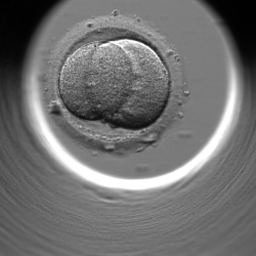
#> input picture muestra/2cell/00098.png, 256 x 256 px
$ python -i segmentacion.py   (imports and definitions only)
#> lines starting #> are read from the running program, lines starting #| are printed output that depends on the picture; after the words box and inside, x2 and y2 are one past the last pixel; in counts of white or black regions, pixels touching at a corner belong together
### src/carga.py
from pathlib import Path

import numpy as np
from skimage import io

EXTENSIONES_IMAGEN = {".png", ".jpg", ".jpeg", ".tif", ".tiff", ".bmp"}

# Ground truth para el conteo: cantidad de células que corresponde a cada estadio.
# Mórula y blastocisto no están porque ahí los blastómeros ya no se pueden contar uno por uno.
CELULAS_POR_ESTADIO = {"2cell": 2, "4cell": 4, "8cell": 8}

# Carpeta con la muestra de trabajo (unas 10 imágenes): 3 de 2 células, 3 de 4 y 4 de 8.
# Estructura: muestra/<estadio>/<archivo>.png. El origen de cada imagen en el dataset está en muestra/origen.txt.
CARPETA_MUESTRA = "muestra"


def a_gris(imagen):
    """Convierte una imagen RGB (o RGBA) a escala de grises. Si ya es gris, la devuelve igual."""
    if imagen.ndim == 2:
        return imagen
    # Descartamos el canal alfa (transparencia) si lo hay: no tiene información de la muestra
    rgb = imagen[..., :3].astype(np.float64)
    # Promedio ponderado por la sensibilidad del ojo a cada color (luminancia, Rec. 709)
    return 0.2125 * rgb[..., 0] + 0.7154 * rgb[..., 1] + 0.0721 * rgb[..., 2]


def normalizar(imagen, profundidad_bits):
    """Lleva una imagen entera de n bits a float en [0, 1] dividiendo por el máximo nivel posible (2^n - 1)."""
    maximo = 2 ** profundidad_bits - 1
    return imagen.astype(np.float64) / maximo


def cargar_imagen(ruta):
    """Lee una imagen del disco y la devuelve en gris, float en [0, 1]."""
    imagen = io.imread(ruta)

    # La profundidad de píxel sale del tipo de dato: uint8 -> 8 bits (L = 256), uint16 -> 16 bits (L = 65536)
    if imagen.dtype == np.uint8:
        bits = 8
    elif imagen.dtype == np.uint16:
        bits = 16
    else:
        raise ValueError(f"Tipo de dato no soportado en {ruta}: {imagen.dtype}")

    # Primero normalizamos y después pasamos a gris, así la conversión trabaja ya en [0, 1]
    imagen = normalizar(imagen, bits)
    imagen = a_gris(imagen)
    return np.clip(imagen, 0.0, 1.0)


# [27 lines left out: functions cargar_muestra, etapa_carga, not called in this run]

### src/preprocesamiento.py
from pathlib import Path

import matplotlib.pyplot as plt
import numpy as np
from scipy import ndimage
from skimage import measure

from src import carga, visualizacion

# Parámetros fijos, elegidos con la muestra
MARGEN_POCILLO = 0.95      # la máscara usa el 95 % del radio: deja afuera el halo brillante del borde
TAM_ROI = 15               # lado de la ventana lisa donde se mide el ruido
TAM_WIENER = 5             # ventana del Wiener: 5x5
CORTE_FOURIER = 0.01       # ciclos/píxel: variaciones de 100 píxeles o más (escala del sombreado del pocillo)
GANANCIA_BAJAS = 0.5       # las frecuencias más bajas se atenúan a la mitad
PERCENTILES_CONTRASTE = (0.5, 99.5)  # rango del pocillo que se lleva a [0, 1]


# ---------------------------------------------------------------------------
# Paso 1: máscara del pocillo
# ---------------------------------------------------------------------------

def _mayor_componente(mascara):
    """Se queda con la componente conectada más grande de una máscara (etiquetado de componentes)."""
    etiquetas = measure.label(mascara)
    if etiquetas.max() == 0:
        return mascara
    areas = np.bincount(etiquetas.ravel())[1:]
    return etiquetas == np.argmax(areas) + 1


def _ajustar_circulo(filas, cols):
    """
    Círculo que mejor pasa por los puntos, por cuadrados mínimos.
    (x - xc)² + (y - yc)² = R² se reescribe como 2·xc·x + 2·yc·y + c = x² + y², que es lineal en (xc, yc, c),
    con c = R² - xc² - yc². Se resuelve con np.linalg.lstsq.
    """
    diseno = np.column_stack([2 * cols, 2 * filas, np.ones_like(cols)])
    (xc, yc, c), *_ = np.linalg.lstsq(diseno, cols ** 2 + filas ** 2, rcond=None)
    return yc, xc, np.sqrt(c + xc ** 2 + yc ** 2)


def mascara_pocillo(imagen, margen=MARGEN_POCILLO):
    """
    Máscara bool del interior del pocillo. Devuelve (mascara, (fila_centro, col_centro, radio)).

    No sirve un umbral global (Otsu): la zona rayada de afuera del pocillo tiene el mismo gris que el fondo de
    adentro. Se usa que el pocillo es redondo. De su borde se ve:
      - abajo, el anillo brillante: el 3 % de píxeles más claros, su componente conectada más grande;
      - arriba, el límite con la zona negra de afuera: el borde de la componente oscura más grande
        (la componente menos su erosión).
    Se ajusta un círculo a esos puntos y se repite 5 veces descartando los que quedan a más de 8 píxeles del
    círculo (por ejemplo, el borde recto de la zona negra contra el marco de la imagen).
    """
    brillante = _mayor_componente(imagen >= np.percentile(imagen, 97))
    oscuro = _mayor_componente(imagen < 0.05)
    borde_oscuro = oscuro & ~ndimage.binary_erosion(oscuro)
    borde_oscuro[[0, -1], :] = False
    borde_oscuro[:, [0, -1]] = False

    filas, cols = np.nonzero(brillante | borde_oscuro)
    filas, cols = filas.astype(float), cols.astype(float)
    elegidos = np.ones(len(filas), dtype=bool)
    for _ in range(5):
        fc, cc, radio = _ajustar_circulo(filas[elegidos], cols[elegidos])
        elegidos = np.abs(np.hypot(filas - fc, cols - cc) - radio) < 8

    y, x = np.indices(imagen.shape)
    mascara = np.hypot(y - fc, x - cc) < margen * radio
    return mascara, (fc, cc, radio)


# ---------------------------------------------------------------------------
# Paso 2: reducción de ruido
# ---------------------------------------------------------------------------

def estimar_varianza_ruido(imagen, mascara, tam=TAM_ROI):
    """
    Varianza del ruido de la imagen, medida en la ventana más lisa del pocillo.
    1. Se busca la ventana de tam x tam con menor gradiente medio (Sobel): sin bordes adentro, lo que varía es ruido.
    2. A esa ventana se le resta el plano que mejor la ajusta, para que la iluminación (que cambia lento)
       no se cuente como ruido.
    3. La varianza de lo que queda es la del ruido.
    """
    gradiente = np.hypot(ndimage.sobel(imagen, axis=0), ndimage.sobel(imagen, axis=1))
    gradiente_medio = ndimage.uniform_filter(gradiente, size=tam)
    # Solo ventanas enteras dentro del pocillo
    adentro = ndimage.binary_erosion(mascara, iterations=tam // 2 + 1)
    fila, col = np.unravel_index(np.argmin(np.where(adentro, gradiente_medio, np.inf)), imagen.shape)
    r0, c0 = fila - tam // 2, col - tam // 2

    recorte = imagen[r0:r0 + tam, c0:c0 + tam].ravel()
    filas, cols = np.mgrid[0:tam, 0:tam]
    diseno = np.column_stack([np.ones(tam * tam), filas.ravel(), cols.ravel()])
    coeficientes, *_ = np.linalg.lstsq(diseno, recorte, rcond=None)
    return float(np.var(recorte - diseno @ coeficientes))


def filtro_wiener(imagen, varianza_ruido, tam=TAM_WIENER):
    """
    Wiener adaptativo: en cada píxel,
        salida = media_local + max(var_local - var_ruido, 0) / var_local · (imagen - media_local)
    En una zona lisa la varianza local es parecida a la del ruido, el factor da ~0 y el píxel se reemplaza por la
    media: suaviza. En un borde (una membrana) es mucho mayor, el factor da ~1 y el píxel queda igual.
    """
    media_local = ndimage.uniform_filter(imagen, size=tam)
    varianza_local = ndimage.uniform_filter(imagen ** 2, size=tam) - media_local ** 2
    ganancia = np.maximum(varianza_local - varianza_ruido, 0) / np.maximum(varianza_local, 1e-12)
    return media_local + ganancia * (imagen - media_local)


# ---------------------------------------------------------------------------
# Paso 3: corrección de iluminación
# ---------------------------------------------------------------------------

def corregir_iluminacion(imagen, mascara, corte=CORTE_FOURIER, ganancia_bajas=GANANCIA_BAJAS):
    """
    Pasa-altos gaussiano en el dominio de Fourier. El sombreado del pocillo cambia lento, así que vive en las
    frecuencias bajas; las membranas y la textura, en las altas. Pasos:
      1. Afuera del pocillo se rellena con la media de adentro, para que el salto en el borde no genere
         oscilaciones (ringing) al filtrar.
      2. FFT 2D y se multiplica por
             H(D) = g + (1 - g) · (1 - exp(-D² / (2·corte²)))
         donde D es la distancia al centro del espectro (la frecuencia) y g = ganancia_bajas. En D = 0 vale g
         (0,5: el sombreado se atenúa a la mitad, sin borrar el brillo medio) y lejos del centro vale 1
         (los detalles quedan igual, sin amplificar el ruido).
      3. FFT inversa (parte real).
    Devuelve la imagen corregida, sin reescalar (eso lo hace estirar_contraste).
    """
    relleno = np.where(mascara, imagen, imagen[mascara].mean())
    frec_filas = np.fft.fftfreq(imagen.shape[0])[:, None]
    frec_cols = np.fft.fftfreq(imagen.shape[1])[None, :]
    distancia2 = frec_filas ** 2 + frec_cols ** 2
    filtro = ganancia_bajas + (1 - ganancia_bajas) * (1 - np.exp(-distancia2 / (2 * corte ** 2)))
    return np.real(np.fft.ifft2(filtro * np.fft.fft2(relleno)))


# ---------------------------------------------------------------------------
# Paso 4: contraste
# ---------------------------------------------------------------------------

def estirar_contraste(imagen, mascara, percentiles=PERCENTILES_CONTRASTE):
    """
    Estiramiento lineal: el rango de grises del pocillo (entre los percentiles 0,5 y 99,5) se lleva a [0, 1].
    Se usan percentiles en lugar del mínimo y el máximo para que unos pocos píxeles extremos no definan la escala.
    Afuera del pocillo queda 0. No se ecualiza: la ecualización convertía las rayas del fondo en manchas.
    """
    bajo, alto = np.percentile(imagen[mascara], percentiles)
    return np.clip((imagen - bajo) / (alto - bajo), 0, 1) * mascara


# ---------------------------------------------------------------------------
# Pipeline
# ---------------------------------------------------------------------------

def preprocesar_con_pasos(imagen):
    """
    Aplica los 4 pasos en orden y devuelve cada paso intermedio, para poder mostrarlos.
    El Wiener va antes que la corrección de iluminación y el contraste porque esos dos realzan diferencias
    y también realzarían el ruido.
    Devuelve un dict con:
      - "mascara" y "circulo" (fila_centro, col_centro, radio): paso 1
      - "varianza_ruido": la medida en la imagen, que usa el Wiener
      - "wiener", "iluminacion" y "final": la imagen después de los pasos 2, 3 y 4
    """
    mascara, circulo = mascara_pocillo(imagen)
    varianza_ruido = estimar_varianza_ruido(imagen, mascara)
    sin_ruido = filtro_wiener(imagen, varianza_ruido)
    iluminacion_pareja = corregir_iluminacion(sin_ruido, mascara)
    final = estirar_contraste(iluminacion_pareja, mascara)
    return {"mascara": mascara, "circulo": circulo, "varianza_ruido": varianza_ruido,
            "wiener": sin_ruido, "iluminacion": iluminacion_pareja, "final": final}


def preprocesar(imagen):
    """Aplica los 4 pasos y devuelve solo (imagen preprocesada, máscara del pocillo). Es la que usan los otros módulos."""
    pasos = preprocesar_con_pasos(imagen)
    return pasos["final"], pasos["mascara"]


# ---------------------------------------------------------------------------
# Etapa interactiva (la que llama main.py)
# ---------------------------------------------------------------------------

# [63 lines left out: functions elegir_imagen, mostrar_preprocesamiento, etapa_preprocesamiento, not called in this run]


# [31 lines that do not run on import are left out]

### src/segmentacion.py
import sys
from src import carga, preprocesamiento, visualizacion, estimar_celulas
import numpy as np
from scipy import ndimage
import matplotlib.pyplot as plt
from skimage.filters import threshold_otsu
from skimage.feature import canny
from skimage.transform import hough_circle
from skimage import measure, morphology
from skimage import segmentation, filters
from skimage.segmentation import inverse_gaussian_gradient, morphological_geodesic_active_contour
from skimage.feature import peak_local_max

#Como el nivel de gris del fondo y células son muy similares, voy a segmentar por desvío estandar porque
#el fondo es liso pero las células NO, lo cual les da más desvío

#PASO 1.1 - SEGMENTACIÓN FONDO - EMBRIÓN con OTSU pero según DESVÍO
def mapa_desvio(imagen_pre, mascara_pocillo, tam=9):
    media_normal = ndimage.uniform_filter(imagen_pre, size=tam) #aplico kernel de 9x9 que hace la media
    media_cuadrado = ndimage.uniform_filter(imagen_pre**2, size=tam) #aplico lo mismo pero a la imagen al cuadrado
    varianza = media_cuadrado-media_normal**2
    desvio = np.sqrt(np.maximum(varianza,0)) #hago el desvió que me da el mapa del tamaño de la imagen pero como tiene el borde claro qe lo detecta le hago una erosión para eliminarlo
    mascara_chica = ndimage.binary_erosion(mascara_pocillo, iterations=10)
    mapa = desvio * mascara_chica
    return mapa, mascara_chica

def otsu_embrion(mapa, mascara_chica):
    umbral = threshold_otsu(mapa[mascara_chica])*0.5 #defino la mitad del umbral para no tener problemas con la zona pelúcida y el contorno
    embrion_otsu = mapa > umbral #defino que la máscara sea las zonas que superan ese umbral
    embrion_otsu = ndimage.binary_closing(embrion_otsu, iterations=3) #le hago una erosión para elimina parte de la zona peúcida y el contorno blanco
    embrion_otsu = ndimage.binary_fill_holes(embrion_otsu) #hay zonas del interior que no superaban pero sí estaban dentor entonces los rellené
    embrion_otsu = ndimage.binary_opening(embrion_otsu, iterations=5) #le hago uan apertura para zonas dudosas
    etiquetas = measure.label(embrion_otsu) #me quiero quedar con las zonas más grandes (embrión) y NO las manchitas perdids por el fondo
    if etiquetas.max() > 0:
        areas = np.bincount(etiquetas.ravel())[1:]
        embrion_otsu = etiquetas == np.argmax(areas) + 1

    return embrion_otsu

# [4 lines left out: function segmentacion_embrion, not called in this run]


#PASO 1.2 - SEGMENTACIÓN con WATERSHED
def watershed_embrion(imagen_pre, mascara_pocillo, base, r_dentro=18, r_fuera=12): #elijo los radios de adentro y afuera respecto la máscara de otsu
    gradiente = filters.sobel(ndimage.gaussian_filter(imagen_pre, 1.5)) #elijo un sigma no my grande para suavizar bordes menores y NO los del embrión y luego le aplico sobel para ver el gradiente
    dentro = ndimage.binary_erosion(base, structure=morphology.disk(r_dentro)) #uso la erosión en forma de círculo que se extiende con esos radios para erosionar y luego dilatar
    fuera = ~ndimage.binary_dilation(base, structure=morphology.disk(r_fuera))
    marcadores = np.zeros(imagen_pre.shape, dtype=int)
    marcadores[fuera] = 1 #separo en fondo y embrión
    marcadores[dentro] = 2
    ws = segmentation.watershed(gradiente, marcadores) #aplico las zonas
    return (ws == 2) & mascara_pocillo #devuelve solo la zona 2 (embrión) y la máscara del pocillo

#PASO 1.3 - SEGMENTACIÓN con SNAKES
def snake_embrion(imagen_pre, mascara_pocillo, base, num_iter=40): #defino 40 a prueba y error
    bordes = inverse_gaussian_gradient(imagen_pre, alpha=100, sigma=2) #uso invertido fondo y embrión. usamos alpha = 100 porque los bordes NO son tan fuertes, sigma = 2 porque los bordes del embrión son bastante finos
    snake = morphological_geodesic_active_contour(
        bordes, num_iter=num_iter, init_level_set=base,
        smoothing=2, balloon=-1, threshold="auto") #parto de la máscara base (otsu), ballon para achicarse o inflarse, smoothing para que no quede tan irregular la snake
    return snake.astype(bool) & mascara_pocillo #devuelve la zona booleana de 1 y 0 y la cruza con el pocillo

#Atajo: embrión vs fondo completo (Otsu por desvío -> Watershed). Es el embrión que usan los pasos siguientes
# [78 lines left out: functions embrion_watershed, calibrar_umbrales, bordes_canny, hough_embrion, candidatos_circulos, elegir_circulos and 2 more, not called in this run]


def etapa_segmentacion(ruta):
    print("\n=== Etapa 2: segmentación ===")
    print("Embrión vs fondo: Otsu, Watershed y Snake. Células: textura (k) + Canny + Hough + Watershed.")

    imagen = carga.cargar_imagen(ruta)
#> in cargar_imagen, imagen is the input picture: shape (256, 256, 3); min 1, max 255, mean 112.4
    imagen_pre, mascara_pocillo = preprocesamiento.preprocesar(imagen)
#> in _mayor_componente, `etiquetas = measure.label(mascara)`: etiquetas: shape (256, 256) int32; 7 distinct labels, from 0 to 6
#> in _mayor_componente, `etiquetas = measure.label(mascara)`:
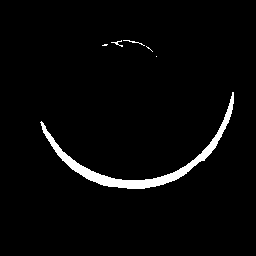
#> mascara: shape (256, 256) bool; 3% white; 6 white regions (3 under 20 px), largest, box (x1, y1, x2, y2) and area: (40, 92, 234, 189) 1908, (123, 40, 145, 46) 27, (111, 40, 123, 47) 25
#> in _mayor_componente, `areas = np.bincount(etiquetas.ravel())[1:]`: areas = [25, 27, 9, 8, 1, 1908]
#> in _mayor_componente, `return etiquetas == np.argmax(areas) + 1`: returned value: shape (256, 256) bool; 2.9% white; 1 white region, box (x1, y1, x2, y2) and area: (40, 92, 234, 189) 1908
#> in _mayor_componente (call 2), `etiquetas = measure.label(mascara)`: etiquetas: shape (256, 256) int32; 3 distinct labels, from 0 to 2
#> in _mayor_componente (call 2), `etiquetas = measure.label(mascara)`: mascara: shape (256, 256) bool; 5.6% white; 2 white regions, box (x1, y1, x2, y2) and area: (0, 0, 57, 63) 2094, (208, 0, 256, 58) 1544
#> in _mayor_componente (call 2), `return etiquetas == np.argmax(areas) + 1`: returned value: shape (256, 256) bool; 3.2% white; 1 white region, box (x1, y1, x2, y2) and area: (0, 0, 57, 63) 2094
#> in mascara_pocillo, `borde_oscuro = oscuro & ~ndimage.binary_erosion(oscuro)`: borde_oscuro: shape (256, 256) bool; 0.3% white in thin lines or dots, all inside (x1, y1, x2, y2) = (0, 0, 57, 63)
#> in mascara_pocillo, `borde_oscuro[[0, -1], :] = False`: borde_oscuro: shape (256, 256) bool; 0.21% white in thin lines or dots, all inside (x1, y1, x2, y2) = (0, 1, 55, 63)
#> in mascara_pocillo, `borde_oscuro[:, [0, -1]] = False`:
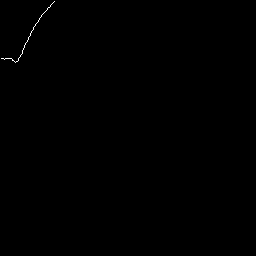
#> borde_oscuro: shape (256, 256) bool; 0.12% white in thin lines or dots, all inside (x1, y1, x2, y2) = (1, 1, 55, 63)
#> in mascara_pocillo, `filas, cols = np.nonzero(brillante | borde_oscuro)`: filas = 1987 values from 1 to 188; cols = 1987 values, max 233 at index 80, min 1 at index 58, mean 135.4
#> the loop in mascara_pocillo, `for _ in range(5):` made 5 passes
#> (xc in _ajustar_circulo, yc in _ajustar_circulo, c in _ajustar_circulo, fc, cc, radio) on passes 1 to 5: (130.7, 77.08, -11782.1, 77.08, 130.7, 106), (131.3, 78.91, -12583.6, 78.91, 131.3, 104.4), (131.5, 79.54, -12844.3, 79.54, 131.5, 103.8), (131.7, 79.97, -13021.8, 79.97, 131.7, 103.5), (131.9, 81.08, -13464.7, 81.08, 131.9, 102.5)
#> in mascara_pocillo, `mascara = np.hypot(y - fc, x - cc) < margen * radio`: mascara: shape (256, 256) bool; 43.7% white; 1 white region, box (x1, y1, x2, y2) and area: (35, 0, 230, 179) 28669
#> in preprocesar_con_pasos, `mascara, circulo = mascara_pocillo(imagen)`: circulo = (81.08, 131.9, 102.5)
#> in estimar_varianza_ruido, `adentro = ndimage.binary_erosion(mascara, iterations=tam // 2 + 1)`:
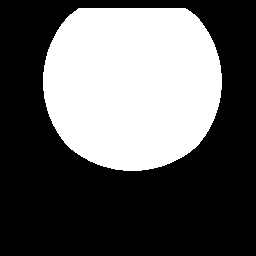
#> adentro: shape (256, 256) bool; 37.2% white; 1 white region, box (x1, y1, x2, y2) and area: (43, 8, 222, 171) 24397
#> in estimar_varianza_ruido, `fila, col = np.unravel_index(np.argmin(np.where(adentro, gradiente_med..`: fila = 51; col = 210
#> in estimar_varianza_ruido, `r0, c0 = fila - tam // 2, col - tam // 2`: r0 = 44; c0 = 203
#> in estimar_varianza_ruido, `recorte = imagen[r0:r0 + tam, c0:c0 + tam].ravel()`: recorte = 225 values, max 0.494 at index 2, min 0.478 at index 11, mean 0.487
#> in estimar_varianza_ruido, `coeficientes, *_ = np.linalg.lstsq(diseno, recorte, rcond=None)`: coeficientes = [0.488, 4.2e-05, -0.000217]
#> in preprocesar_con_pasos, `varianza_ruido = estimar_varianza_ruido(imagen, mascara)`: varianza_ruido = 8.99e-06
#> in corregir_iluminacion, `relleno = np.where(mascara, imagen, imagen[mascara].mean())`:
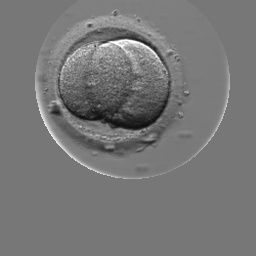
#> relleno: shape (256, 256) float64; min 0.055, max 1, mean 0.467
#> in estirar_contraste, `bajo, alto = np.percentile(imagen[mascara], percentiles)`: bajo = -0.089; alto = 0.634
#> in estirar_contraste, `return np.clip((imagen - bajo) / (alto - bajo), 0, 1) * mascara`:
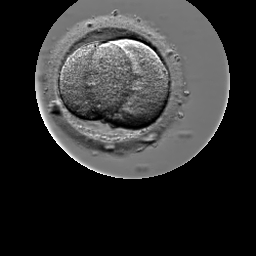
#> returned value: shape (256, 256) float64; min 0, max 1, mean 0.197
#> in preprocesar, `pasos = preprocesar_con_pasos(imagen)`: pasos = 6 items

    # Embrión vs fondo: los tres métodos
    mapa, mascara_chica = mapa_desvio(imagen_pre, mascara_pocillo)
#> in mapa_desvio, `mascara_chica = ndimage.binary_erosion(mascara_pocillo, iterations=10)`: mascara_chica: shape (256, 256) bool; 35.7% white; 1 white region, box (x1, y1, x2, y2) and area: (45, 10, 220, 169) 23369
#> in mapa_desvio, `mapa = desvio * mascara_chica`:
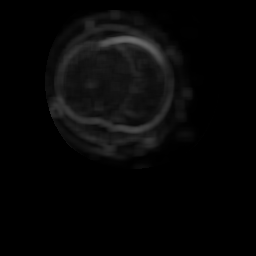
#> mapa: shape (256, 256) float64; min 0, max 0.429, mean 0.0272
    base = otsu_embrion(mapa, mascara_chica)
#> in otsu_embrion, `umbral = threshold_otsu(mapa[mascara_chica])*0.5`: umbral = 0.0518
#> in otsu_embrion, `embrion_otsu = mapa > umbral`: embrion_otsu: shape (256, 256) bool; 22.7% white; 5 white regions (2 under 20 px), largest, box (x1, y1, x2, y2) and area: (45, 10, 192, 159) 14739, (58, 27, 73, 42) 70, (181, 132, 189, 136) 27
#> in otsu_embrion, `embrion_otsu = ndimage.binary_closing(embrion_otsu, iterations=3)`: embrion_otsu: shape (256, 256) bool; 23.9% white; 4 white regions (2 under 20 px), largest, box (x1, y1, x2, y2) and area: (45, 10, 192, 159) 15646, (181, 132, 189, 136) 27
#> in otsu_embrion, `embrion_otsu = ndimage.binary_fill_holes(embrion_otsu)`: embrion_otsu: shape (256, 256) bool; 24.1% white; 4 white regions (2 under 20 px), largest, box (x1, y1, x2, y2) and area: (45, 10, 192, 159) 15721, (181, 132, 189, 136) 27
#> in otsu_embrion, `embrion_otsu = ndimage.binary_opening(embrion_otsu, iterations=5)`: embrion_otsu: shape (256, 256) bool; 23.8% white; 1 white region, box (x1, y1, x2, y2) and area: (45, 10, 192, 159) 15604
#> in otsu_embrion, `areas = np.bincount(etiquetas.ravel())[1:]`: areas = [15604]
    ws = watershed_embrion(imagen_pre, mascara_pocillo, base)
#> in watershed_embrion, `dentro = ndimage.binary_erosion(base, structure=morphology.disk(r_dent..`: dentro: shape (256, 256) bool; 12.2% white; 1 white region, box (x1, y1, x2, y2) and area: (64, 29, 160, 141) 7991
#> in watershed_embrion, `fuera = ~ndimage.binary_dilation(base, structure=morphology.disk(r_fue..`: fuera: shape (256, 256) bool; 66.7% white; 1 black region, box (x1, y1, x2, y2) and area: (33, 0, 204, 171) 21822
#> in watershed_embrion, `ws = segmentation.watershed(gradiente, marcadores)`: ws: shape (256, 256) int64; values 1 (black) and 2 (white), 16.1% white; 1 white region, box (x1, y1, x2, y2) and area: (57, 27, 172, 149) 10563
    snake = snake_embrion(imagen_pre, mascara_pocillo, base)
#> in snake_embrion, `snake = morphological_geodesic_active_contour( bordes, num_iter=num_it..`:
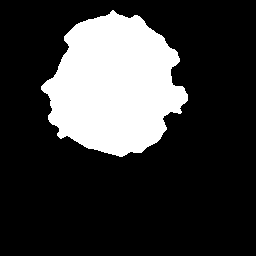
#> snake: shape (256, 256) int8; values 0 (black) and 1 (white), 22.4% white; 1 white region, box (x1, y1, x2, y2) and area: (41, 10, 188, 157) 14649

    # Figura 1: comparación de los tres métodos
    fig1, ejes1 = plt.subplots(1, 3, figsize=(15, 5))
    metodos = [("Otsu", base, "red"), ("Watershed", ws, "cyan"), ("Snake", snake, "yellow")]
    for eje, (nombre, mascara, color) in zip(ejes1, metodos):
        eje.imshow(imagen_pre, cmap="gray")
        eje.contour(mascara, [0.5], colors=color, linewidths=1.5)
        eje.set_title(nombre)
        eje.axis("off")
#> this loop made 3 passes
#> (nombre, color) on passes 1 to 3: ('Otsu', 'red'), ('Watershed', 'cyan'), ('Snake', 'yellow')
#> (the run stopped early here; a loop or call above may not have finished)
